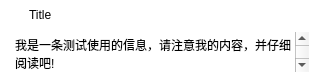
<?xml version="1.0" encoding="UTF-8"?>
<ui version="4.0">
 <class>ToastInfoWidget</class>
 <widget class="QWidget" name="ToastInfoWidget">
  <property name="geometry">
   <rect>
    <x>0</x>
    <y>0</y>
    <width>320</width>
    <height>82</height>
   </rect>
  </property>
  <property name="windowTitle">
   <string>Form</string>
  </property>
  <property name="styleSheet">
   <string notr="true">#ToastInfoWidget{
	background-color: transparent;
}

#container{
	background-color: rgb(255, 255, 255);
	border: 1px solid transparent;
	border-radius: 6px;
}

#container QToolButton{
	background-color: transparent;
	border: 0px;
	border-radius: 2px;
	margin: 0px 0px,0px,0px;
	padding: 4px, 4px,4px,4px;
}

#container QToolButton::hover{
	background-color: rgb(221, 221, 221);
	border: 1px solid transparent;
}

#info_tb{
	background-color: transparent;
	border: 0px;
	border-radius: 6px;
	margin: 2px 2px,2px,2px;
	padding: 3px, 3px,3px,3px;
	
	background-color: rgb(255, 255, 255);
}

#info_tb::hover{
	background-color: rgba(240, 240, 240, 220);
}

</string>
  </property>
  <layout class="QHBoxLayout" name="to_widget_layout">
   <property name="spacing">
    <number>0</number>
   </property>
   <property name="leftMargin">
    <number>0</number>
   </property>
   <property name="topMargin">
    <number>0</number>
   </property>
   <property name="rightMargin">
    <number>0</number>
   </property>
   <property name="bottomMargin">
    <number>0</number>
   </property>
   <item>
    <widget class="QFrame" name="container">
     <property name="frameShape">
      <enum>QFrame::StyledPanel</enum>
     </property>
     <property name="frameShadow">
      <enum>QFrame::Raised</enum>
     </property>
     <layout class="QVBoxLayout" name="to_container_layout">
      <property name="spacing">
       <number>0</number>
      </property>
      <property name="leftMargin">
       <number>8</number>
      </property>
      <property name="topMargin">
       <number>2</number>
      </property>
      <property name="rightMargin">
       <number>8</number>
      </property>
      <property name="bottomMargin">
       <number>2</number>
      </property>
      <item>
       <layout class="QHBoxLayout" name="title_btn_lay">
        <property name="spacing">
         <number>4</number>
        </property>
        <item>
         <widget class="QLabel" name="info_icon">
          <property name="minimumSize">
           <size>
            <width>16</width>
            <height>16</height>
           </size>
          </property>
          <property name="maximumSize">
           <size>
            <width>16</width>
            <height>16</height>
           </size>
          </property>
          <property name="text">
           <string/>
          </property>
          <property name="pixmap">
           <pixmap resource="../../resource/widget_icon/widget_icon.qrc">:/toast_info/toastinfoicon/defalut.png</pixmap>
          </property>
          <property name="scaledContents">
           <bool>true</bool>
          </property>
          <property name="alignment">
           <set>Qt::AlignCenter</set>
          </property>
         </widget>
        </item>
        <item>
         <widget class="QLabel" name="info_title">
          <property name="text">
           <string>Title</string>
          </property>
         </widget>
        </item>
        <item>
         <spacer name="horizontalSpacer">
          <property name="orientation">
           <enum>Qt::Horizontal</enum>
          </property>
          <property name="sizeHint" stdset="0">
           <size>
            <width>40</width>
            <height>20</height>
           </size>
          </property>
         </spacer>
        </item>
        <item>
         <widget class="QToolButton" name="fold_btn">
          <property name="minimumSize">
           <size>
            <width>18</width>
            <height>18</height>
           </size>
          </property>
          <property name="maximumSize">
           <size>
            <width>18</width>
            <height>18</height>
           </size>
          </property>
          <property name="text">
           <string/>
          </property>
          <property name="icon">
           <iconset resource="../../resource/widget_icon/widget_icon.qrc">
            <normaloff>:/toast_info/toastinfoicon/fold_info.png</normaloff>
            <normalon>:/toast_info/toastinfoicon/expand_info.png</normalon>:/toast_info/toastinfoicon/fold_info.png</iconset>
          </property>
          <property name="iconSize">
           <size>
            <width>16</width>
            <height>16</height>
           </size>
          </property>
          <property name="checkable">
           <bool>true</bool>
          </property>
         </widget>
        </item>
        <item>
         <widget class="QToolButton" name="clase_btn">
          <property name="minimumSize">
           <size>
            <width>18</width>
            <height>18</height>
           </size>
          </property>
          <property name="maximumSize">
           <size>
            <width>18</width>
            <height>18</height>
           </size>
          </property>
          <property name="text">
           <string/>
          </property>
          <property name="icon">
           <iconset resource="../../resource/widget_icon/widget_icon.qrc">
            <normaloff>:/toast_info/toastinfoicon/close.png</normaloff>:/toast_info/toastinfoicon/close.png</iconset>
          </property>
          <property name="iconSize">
           <size>
            <width>16</width>
            <height>16</height>
           </size>
          </property>
         </widget>
        </item>
       </layout>
      </item>
      <item>
       <layout class="QHBoxLayout" name="info_icon_lay">
        <property name="spacing">
         <number>4</number>
        </property>
        <item>
         <widget class="QTextBrowser" name="info_tb">
          <property name="maximumSize">
           <size>
            <width>16777215</width>
            <height>48</height>
           </size>
          </property>
          <property name="lineWidth">
           <number>0</number>
          </property>
          <property name="html">
           <string>&lt;!DOCTYPE HTML PUBLIC &quot;-//W3C//DTD HTML 4.0//EN&quot; &quot;http://www.w3.org/TR/REC-html40/strict.dtd&quot;&gt;
&lt;html&gt;&lt;head&gt;&lt;meta name=&quot;qrichtext&quot; content=&quot;1&quot; /&gt;&lt;meta charset=&quot;utf-8&quot; /&gt;&lt;style type=&quot;text/css&quot;&gt;
p, li { white-space: pre-wrap; }
hr { height: 1px; border-width: 0; }
li.unchecked::marker { content: &quot;\2610&quot;; }
li.checked::marker { content: &quot;\2612&quot;; }
&lt;/style&gt;&lt;/head&gt;&lt;body style=&quot; font-family:'Microsoft YaHei UI'; font-size:9pt; font-weight:400; font-style:normal;&quot;&gt;
&lt;p style=&quot; margin-top:0px; margin-bottom:0px; margin-left:0px; margin-right:0px; -qt-block-indent:0; text-indent:0px;&quot;&gt;我是一条测试使用的信息，请注意我的内容，并仔细阅读吧!&lt;/p&gt;&lt;/body&gt;&lt;/html&gt;</string>
          </property>
         </widget>
        </item>
       </layout>
      </item>
     </layout>
    </widget>
   </item>
  </layout>
 </widget>
 <resources>
  <include location="../../resource/widget_icon/widget_icon.qrc"/>
 </resources>
 <connections/>
</ui>
